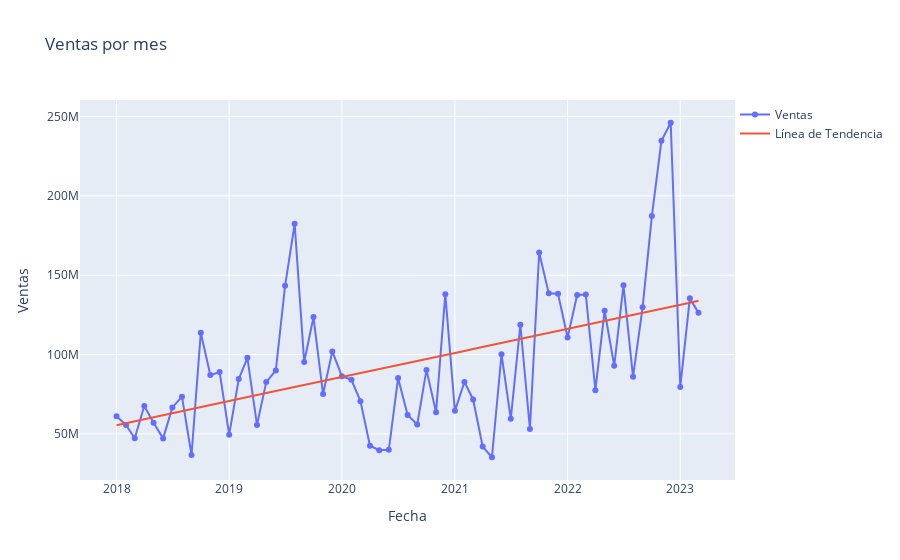

The cell this chart's notebook holds for it:
### Code cell
EDA_cluster(ventas_cluster, ventas_nits)
